Frame 1 (no input): blank canvas, image omitted
Frame 60 (no input): blank canvas, image omitted
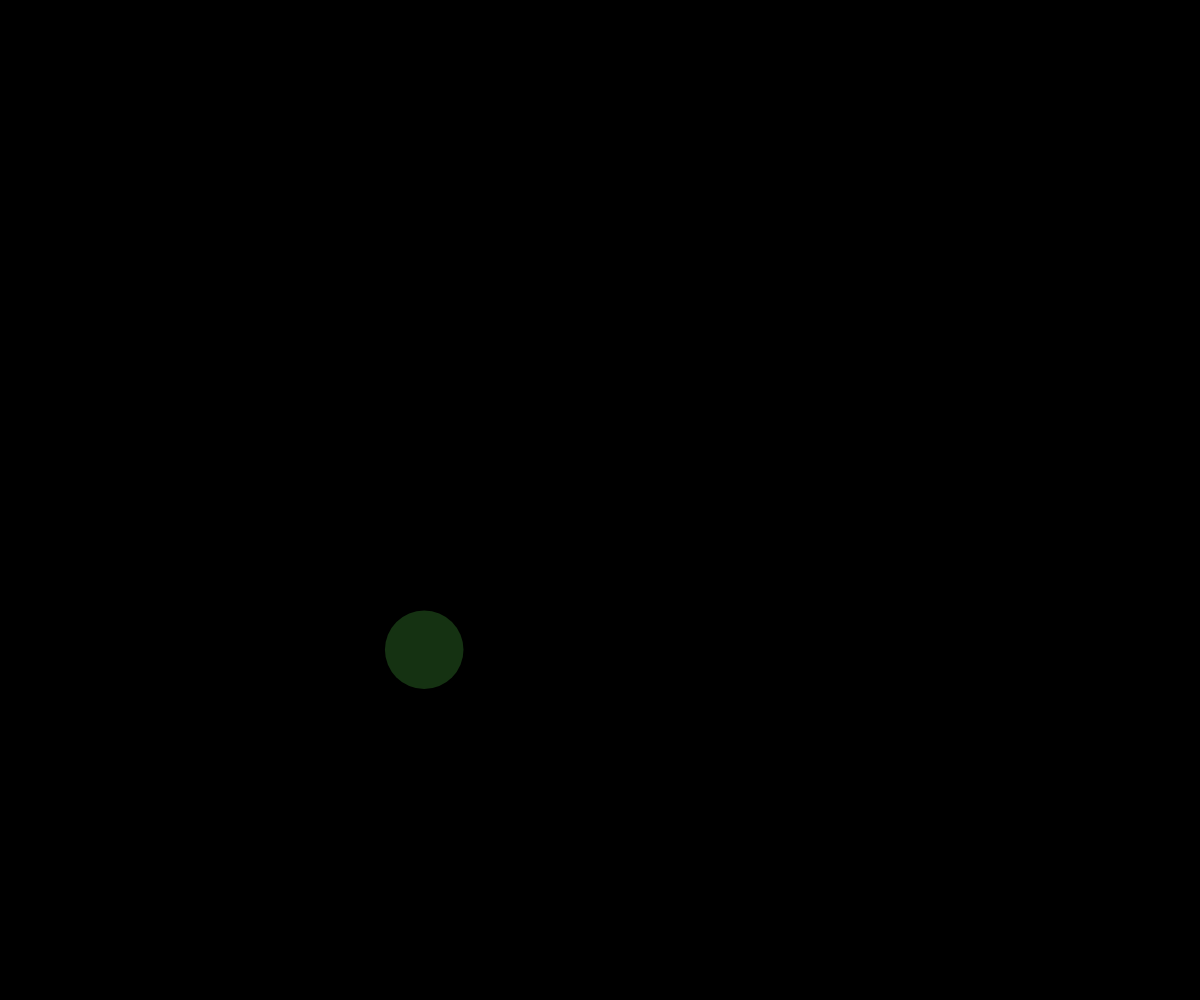
Frame 120 (the mouse pressed at the canvas centre since frame 60)

The p5.js sketch whose frames 1 and 60 were blank and that drew this single picture after the mouse press (run headless with seeded random() and noise() and a simulated clock; from frame 60 on, the mouse is pressed at the canvas centre):

// p5.js sketch
// ── sketch.js
// Bouncing Balls Array Demo

let bouncingBalls = [];


function setup() {
  createCanvas(windowWidth, windowHeight);
}

function draw() {
  background("black");
  moveBall();
  displayBall();
}

function mousePressed(){
  let ball = {
    x: mouseX,
    y: mouseY,
    diameter: random(25,100),
    dx: random(-5,5),
    dy: random(-5,5),
    tcolor: color(random(255), random(255), random(255), random(255)),
  };
  bouncingBalls.push(ball);
}

function moveBall(){
  for (let ball of bouncingBalls){

    ball.x += ball.dx;
    ball.y += ball.dy;
  
    // check bounce
  
    if(ball.x + ball.diameter/2 >= width || ball.x - ball.diameter/2<=0){
      ball.dx *= -1;
    }
    else if(ball.y + ball.diameter/2 >= height || ball.y - ball.diameter/2<=0){
      ball.dy *= -1;
    }
  }
}

function displayBall(){
  for (let i=0; i<bouncingBalls.length; i++){
    noStroke();
    fill(bouncingBalls[i].tcolor);
    ellipse(bouncingBalls[i].x, bouncingBalls[i].y, bouncingBalls[i].diameter, bouncingBalls[i].diameter);
  }
}
